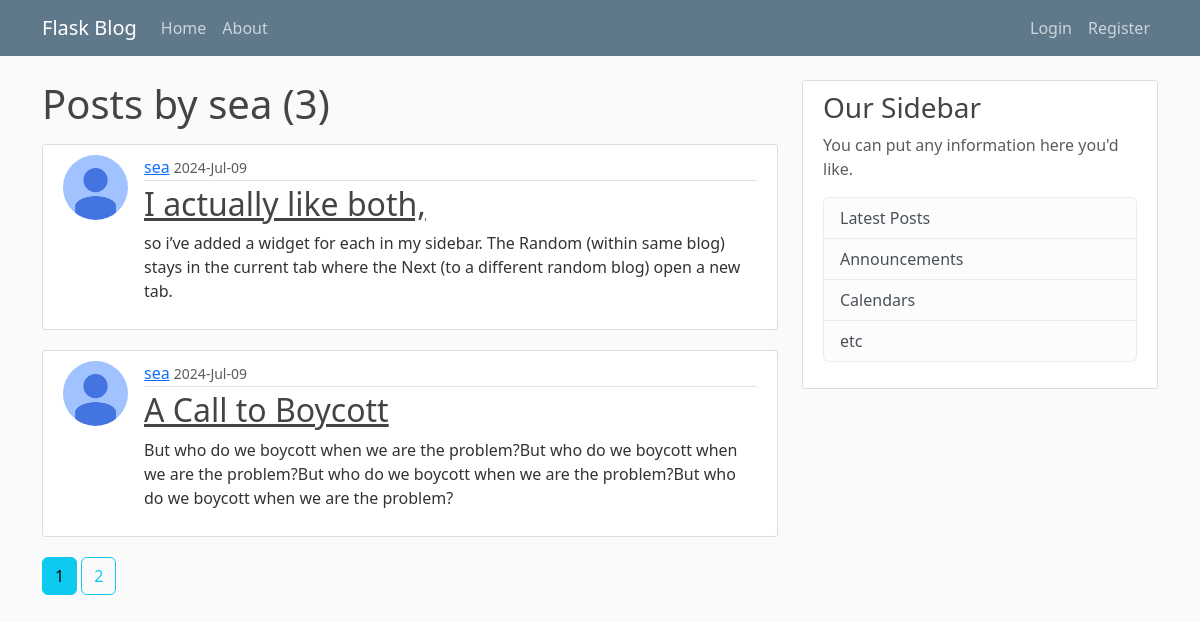
Screenshot of /user/sea with the database file from the repository.
### flaskblog/models.py (models this page shows, shortened)
class User(db.Model, UserMixin):
    id = db.Column(db.Integer, primary_key = True)
    username = db.Column(db.String(20), unique = True, nullable = False)
    email = db.Column(db.String(50), unique = True, nullable = False)
    image_file = db.Column(db.String(20), nullable = False, default = 'default.jpg')
    password = db.Column(db.String(30), nullable = False)
    posts = db.relationship('Post', backref='author', lazy=True)
    comments = db.relationship('Comment', backref='author', lazy=True)

class Post(db.Model):
    id = db.Column(db.Integer, primary_key = True)
    title = db.Column(db.String(40), nullable = False)
    date_posted = db.Column(db.DateTime, nullable = False, default = datetime.utcnow)
    content = db.Column(db.Text, nullable = False)
    user_id = db.Column(db.Integer, db.ForeignKey('user.id'), nullable=False)
    comments = db.relationship('Comment', backref='origin_post', lazy=True)

### flaskblog/users/urls.py (the view)
@users.route("/user/<string:username>")
def user_posts(username):
    page = request.args.get('page', 1, type=int)
    user = User.query.filter_by(username=username).first_or_404()
    posts = Post.query.filter_by(author=user)\
                      .order_by(Post.id.desc())\
                      .paginate(page=page, per_page=2)
    return render_template('user_posts.html',posts=posts, user=user)

### flaskblog/templates/user_posts.html
{% extends "base.html" %}
{% block content %}
    <h1 class="mb-3">Posts by {{ user.username }} ({{ posts.total }})</h1>
    {% for post in posts.items %}
        <article class="media content-section d-flex">
          <img src="{{ url_for('static', filename='images/' + post.author.image_file) }}" class="rounded-circle article-img" alt="Couldn't load image">
          <div class="media-body">
            <div class="article-metadata">
              <a class="mr-2" href="{{ url_for('users.user_posts', username=post.author.username) }}">{{ post.author.username }}</a>
              <small class="text-muted">{{ post.date_posted.strftime('%Y-%b-%d') }}</small>
            </div>
            <h2><a class="article-title" href="{{ url_for('posts.one_post', post_id=post.id) }}">{{ post.title }}</a></h2>
            <p class="article-content">{{ post.content }}</p>
          </div>
        </article>
    {% endfor %}
    {% for page_num in posts.iter_pages(left_edge=1, right_edge=1, left_current=1, right_current=1) %}
    {% if page_num %}
      {% if posts.page == page_num %}
        <a href="{{ url_for('users.user_posts',username=user.username, page=page_num) }}" class="btn btn-info mb-4">{{ page_num }}</a>
      {% else  %}
        <a href="{{ url_for('users.user_posts',username=user.username, page=page_num) }}" class="btn btn-outline-info mb-4">{{ page_num }}</a>
      {% endif  %}
    {% else  %}
        <span class="text-info">...</span>
    {% endif  %}
    {% endfor %}
{% endblock %}

### flaskblog/static/main.css (style rules this page uses)
body { background: #fafafa; color: #333333; margin-top: 5rem; }
h1, h2, h3, h4, h5, h6 { color: #444444; }
.content-section { background: #ffffff; padding: 10px 20px; border: 1px solid #dddddd; border-radius: 3px; margin-bottom: 20px; }
.article-title { color: #444444; }
.article-content { white-space: pre-line; }
.article-img { height: 65px; width: 65px; margin-right: 16px; }
.article-metadata { padding-bottom: 1px; margin-bottom: 4px; border-bottom: 1px solid #e3e3e3 }

### rows the page displays
User: username "sea"
Post: image_file (placeholder picture), author.username "sea", date_posted "2024-Jul-09", title "I actually like both,", content "so i’ve added a widget for each in my sidebar. The Random (within same blog) stays in the current tab where the Next (to a different random blog) open a new tab."
Post: image_file (placeholder picture), author.username "sea", date_posted "2024-Jul-09", title "A Call to Boycott", content "But who do we boycott when we are the problem?But who do we boycott when we are the problem?But who do we boycott when we are the problem?But who do we boycott when we are the problem?"

### other values shown
{{ posts.total }} "3"
{{ page_num }} "1"
{{ page_num }} "2"
